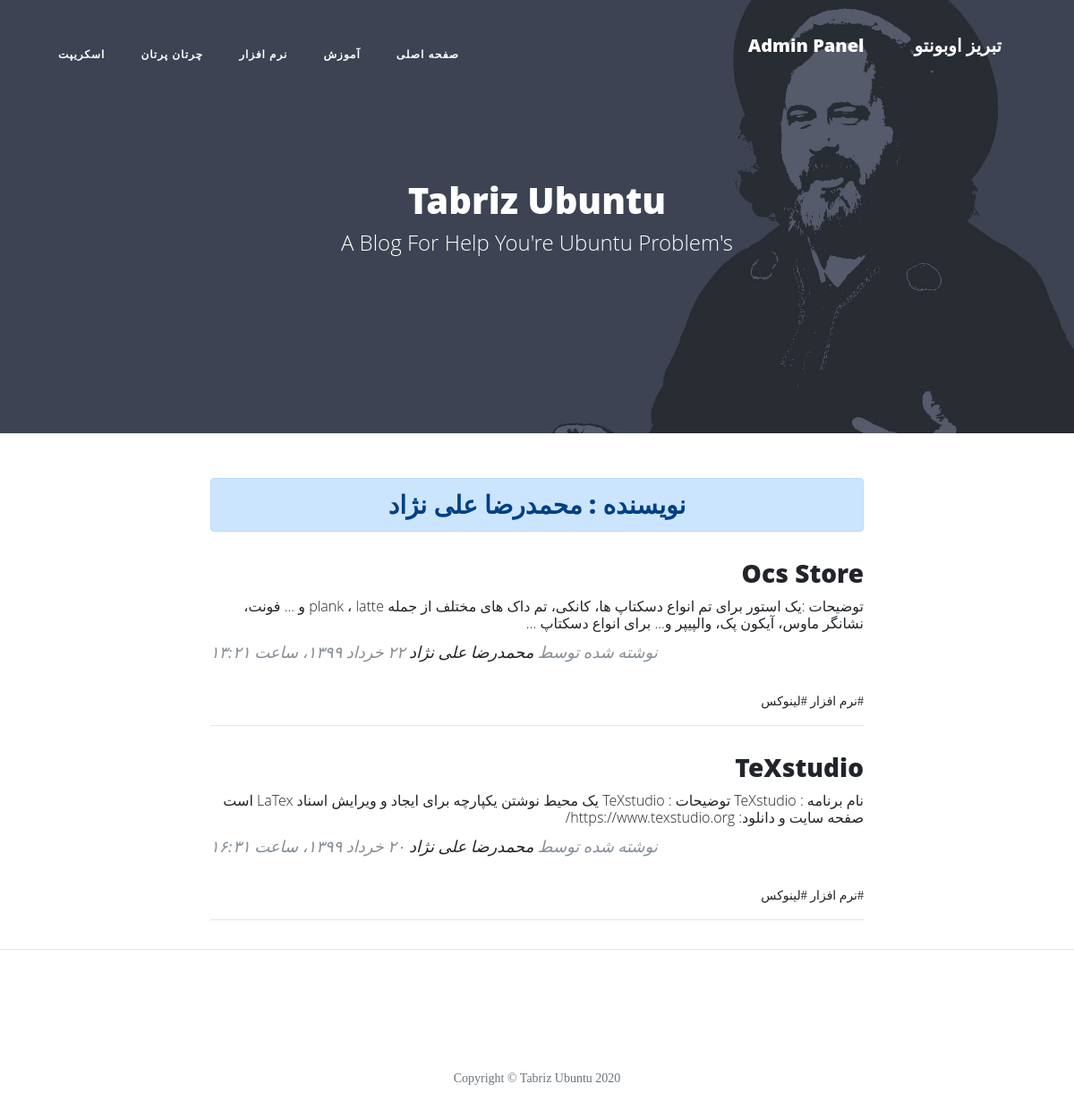
Page /author/mohammadreza on the earlier database version.
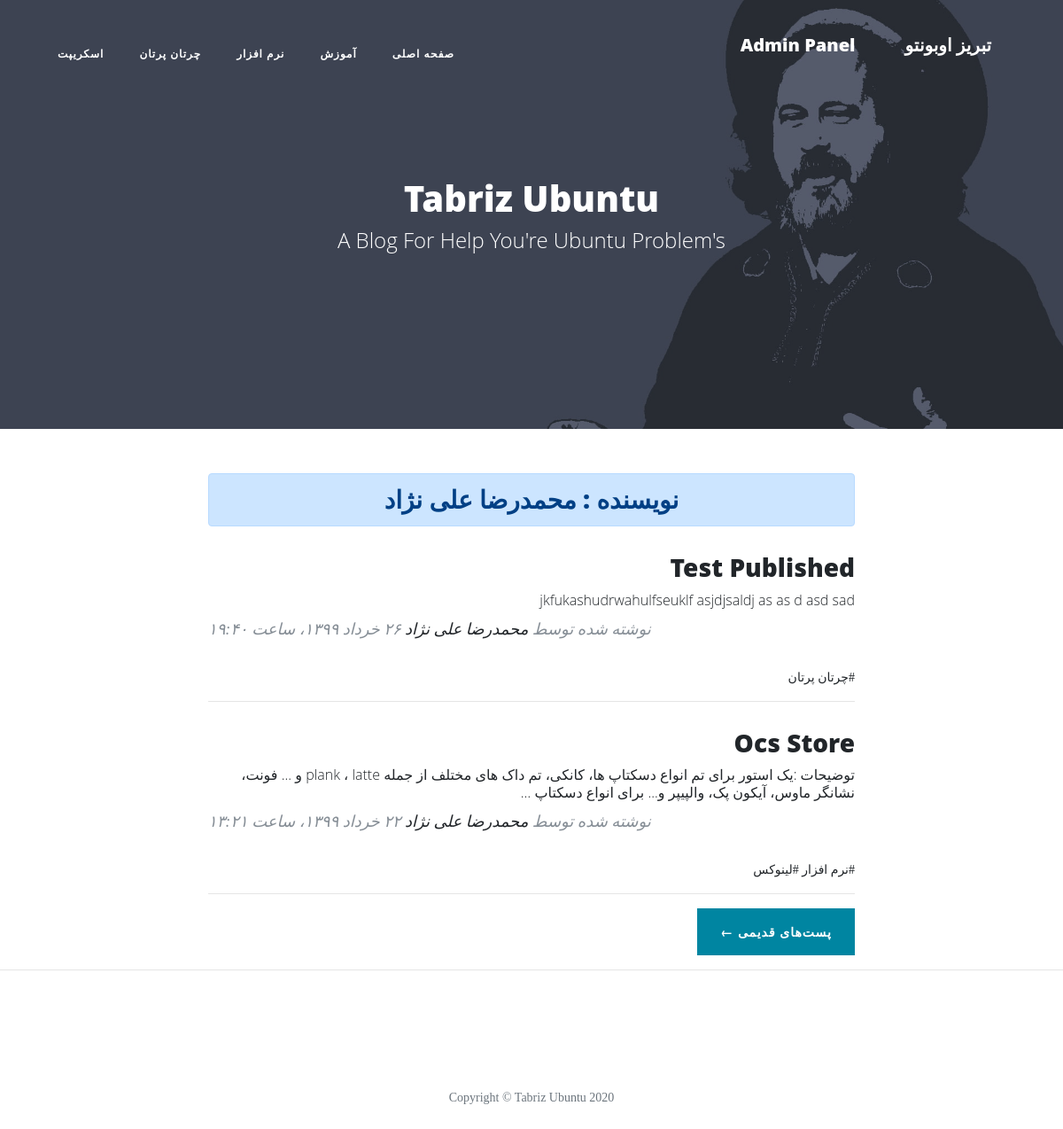
Same page on the later database version.
### blog/models.py (models this page shows, shortened)
class Category(models.Model):
    parent   = models.ForeignKey('self', default=None, null=True, blank=True, on_delete=models.SET_NULL, related_name='children', verbose_name="زیردسته")
    title    = models.CharField(max_length=30, verbose_name="عنوان دسته‌بندی")
    slug     = models.SlugField(max_length=100, unique=True, verbose_name="آدرس دسته‌بندی")
    status   = models.BooleanField(default=True, verbose_name="آیا نمایش داده شود؟")
    position = models.IntegerField(verbose_name="پوزیشن")
    class Meta:
        verbose_name = "دسته‌بندی"
        verbose_name_plural = "دسته‌بندی‌ها"
        ordering = ['parent__id','position']
    objects = CategoryManager()

class Article(models.Model):
    STATUS_CHOICE = (
        ('D','پیش‌نویس'),
        ('P','منتشر‌شده'),
    )
    author      = models.ForeignKey(User , null=True, on_delete=models.SET_NULL, related_name='articles', verbose_name="نویسنده")
    title       = models.CharField(max_length=30,verbose_name="عنوان مقاله")
    slug        = models.SlugField(max_length=100, unique=True, verbose_name="آدرس مقاله")
    category    = models.ManyToManyField(Category, verbose_name="دسته‌بندی", related_name="articles")
    description = models.TextField(verbose_name="محتوای مقاله")
    thumbnail   = models.ImageField(upload_to="images",verbose_name="تصویر مقاله")
    publish     = models.DateTimeField(default=timezone.now, verbose_name="تاریخ انتشار")
    created     = models.DateTimeField(auto_now_add=True)
    updated     = models.DateTimeField(auto_now=True)
    status      = models.CharField(max_length=1, choices=STATUS_CHOICE, verbose_name="وضعیت")
    class Meta:
        verbose_name = "مقاله"
        verbose_name_plural = "مقالات"
        ordering = ['-publish']
    def jpublish(self):
        return jalali_convertor(self.publish)
    jpublish.short_description = "تاریخ انتشار"
    def thumbnail_tag(self):
        return format_html("<img width=100 height=50 style='border-radius: 3px;' src='{}'>".format(self.thumbnail.url))
    thumbnail_tag.short_description = "تصویر مقاله"
    def category_to_str(self):
        return "، ".join([category.title for category in self.category.active()])
    category_to_str.short_description = "دسته‌بندی"
    objects = ArticleManager()

### blog/views.py (the view)
# urls.py: path('author/<slug:username>', AuthorList.as_view(), name="author"),
class AuthorList(ListView):
    paginate_by = 2
    template_name = 'blog/author_list.html'
    def get_queryset(self):
        global author
        username = self.kwargs.get('username')
        author = get_object_or_404(User, username=username)
        return author.articles.published()
    def get_context_data(self, **kwargs):
        context = super().get_context_data(**kwargs)
        context['author'] = author
        return context

### blog/models.py (called while the page is built)
    def published(self):
        return self.filter(status="P")

    def active(self):
        return self.filter(status=True)

### blog/templatetags/base_tags.py (called while the page is built)
@register.simple_tag
def title(data="تبریز اوبونتو"):
    return data

@register.inclusion_tag("blog/partials/category_navbar.html")
def category_navbar():
    return{
        "category": Category.objects.filter(status=True)
    }

### extensions/jalali.py (called while the page is built)
    def persian_tuple(self):
        return self.persian_year, self.persian_month, self.persian_day

### extensions/utils.py (called while the page is built)
def persian_numbers_converter(mystr):
    numbers = {
        "0":"۰",
        "1":"۱",
        "2":"۲",
        "3":"۳",
        "4":"۴",
        "5":"۵",
        "6":"۶",
        "7":"۷",
        "8":"۸",
        "9":"۹",
    }
    for English_Numbers, Persian_Numbers in numbers.items():
        mystr = mystr.replace(English_Numbers,Persian_Numbers)
    return mystr

### templates/blog/author_list.html (shortened to what this page needs)
{% extends 'blog/list.html' %}
{% block header %}
    <h3 class="alert alert-primary text-center"> نویسنده : {{author.get_full_name}}</h3>
{% endblock %}
{% block next_page_url %}
    {% url 'blog:author' author.username  page_obj.next_page_number %}
{% endblock %}

### templates/blog/list.html (shortened to what this page needs)
{% extends 'blog/base.html' %}
{% load static %}
{% block main %}
  <header class="masthead" style="background-image: url('{% static "blog/img/header.jpg" %}')">
    <div class="overlay"></div>
    <div class="container">
      <div class="row">
        <div class="col-lg-8 col-md-10 mx-auto">
          <div class="site-heading">
            <h1>Tabriz Ubuntu</h1>
            <span class="subheading">A Blog For Help You're Ubuntu Problem's </span>
          </div>
        </div>
      </div>
    </div>
  </header>
  <div class="container">
    <div class="row">
      <div class="col-lg-8 col-md-10 mx-auto">
        {% block header %}{% endblock %}
        {% for article in object_list %}
          <div class="post-preview">
          <a href="{% url 'blog:detail' article.slug %}">
            <h2 class="post-title">
              {{article.title}}
            </h2>
            <h3 class="post-subtitle">
              {{article.description|truncatewords:30}}
            </h3>
          </a>
          <p class="post-meta">نوشته شده توسط
            <a href="{% url 'blog:author' article.author %}">{{article.author.get_full_name}}</a>
            {{article.jpublish}}</p>
          <div>
            {% for cat in article.category.active %}
              <a href="{% url 'blog:category' cat.slug %}">#{{cat.title}}</a>
            {% endfor %}
          </div>
        </div>
        <hr>
        {% endfor %}
        {% if is_paginated %}
          <div class="clearfix pager-button">
            {% if page_obj.has_next %}
              <a class="btn btn-primary float-right" href="{% block next_page_url %}{% endblock %}">پست‌های قدیمی &larr;</a>
            {% endif %}
          </div>
        {% endif %}
      </div>
    </div>
  </div>
{% endblock %}

### templates/blog/partials/category_navbar.html (shortened to what this page needs)
<div class="collapse navbar-collapse nav" id="navbarResponsive">
  <ul class="navbar-nav ml-auto">
    <li class="nav-item">
      <a class="nav-link" href="{% url 'blog:home' %}">صفحه اصلی</a>
    </li>
    {% for cat in category %}
      {% if cat.parent == None %}
        <li class="nav-item">
          <a class="nav-link" href="{% url 'blog:category' cat.slug %}">{{cat.title}}</a>
        </li>
      {% endif %}
    {% endfor %}
  </ul>
</div>

Differences in the rows shown:
no longer on this page (row unchanged): Article: title "TeXstudio", description "نام برنامه : TeXstudio توضیحات : TeXstudio یک محیط نوشتن یکپارچه برای ایجاد و ویرایش اسناد LaTex است صفحه سایت و دانلود: https://www.texstudio.org/", author.get_full_name "محمدرضا علی نژاد", jpublish "۲۰ خرداد ۱۳۹۹، ساعت ۱۶:۳۱", Category (title "نرم افزار"), Category (title "لینوکس")
now on this page (row edited): Article: title "Test Published", description "jkfukashudrwahulfseuklf asjdjsaldj as as d asd sad", author.get_full_name "محمدرضا علی نژاد", jpublish "۲۶ خرداد ۱۳۹۹، ساعت ۱۹:۴۰", Category (title "چرتان پرتان")
Other differences:
text now shown: "پست‌های قدیمی ←"
